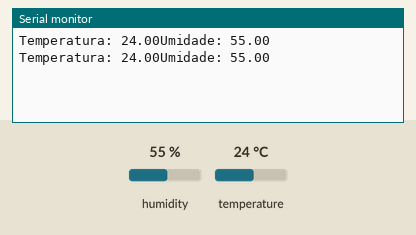
This sketch was run on a simulated Arduino Uno, built with avr-gcc and run on an emulated ATmega328P. Shown: the last lines printed to the serial monitor. The inputs (shaded band) are chosen by the test bench; at power-on: humidity 55 %, temperature 24 °C.

Above: at 4.8 s.
4.9 s: humidity set to 22 %
At 6.9 s:
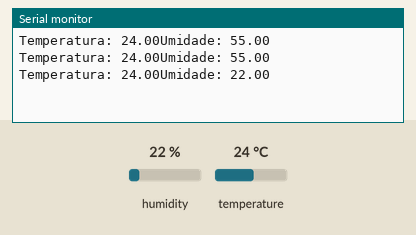
7.9 s: temperature set to 12 °C
At 9.3 s:
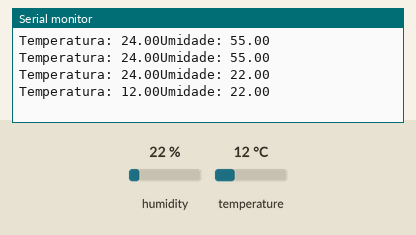
10.9 s: humidity set to 40 %
At 13.0 s:
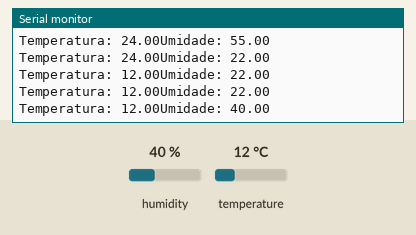
Timing chart, 0 to 14.5 s (numbered marks = the images above; inputs shaded):
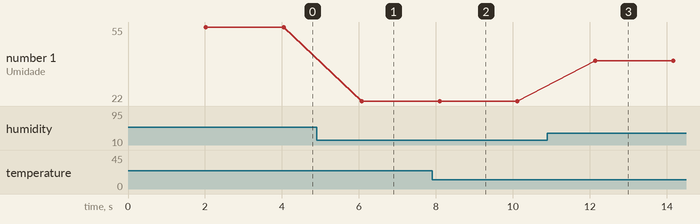

Measured:
- after the input at 4.9 s, the serial monitor: prints a new line after 1.2 s (image 1)
- after the input at 7.9 s, the serial monitor: prints a new line after 0.20 s (image 2)
- after the input at 10.9 s, the serial monitor: prints a new line after 1.2 s (image 3)
- plotted number 1: 55 → 22 after the input at 4.9 s, 22 → 40 after the input at 10.9 s

The sketch:

arduino_sensor.ino
```cpp
#include "DHT.h"

#define DHTPIN 2     // Pino digital conectado ao sensor DHT
#define DHTTYPE DHT11   // Tipo do sensor: DHT 11

DHT dht(DHTPIN, DHTTYPE);

void setup() {
  // Inicializa a comunicação serial com taxa de 9600 (a mesma do nosso servidor!)
  Serial.begin(9600);
  dht.begin();
}

void loop() {
  // Aguarda 2 segundos entre as leituras
  delay(2000);

  // Lê a umidade e a temperatura
  float h = dht.readHumidity();
  float t = dht.readTemperature();

  // Verifica se alguma leitura falhou e tenta novamente.
  if (isnan(h) || isnan(t)) {
    Serial.println("Falha ao ler o sensor DHT!");
    return;
  }

  // ENVIA OS DADOS NO FORMATO QUE O NOSSO SERVIDOR NODE.JS ESPERA:
  // Exemplo da saída: "Temp: 25.40 Humi: 60.00"
  Serial.print("Temperatura: ");
  Serial.print(t);
  Serial.print("Umidade: ");
  Serial.println(h);
}
```
